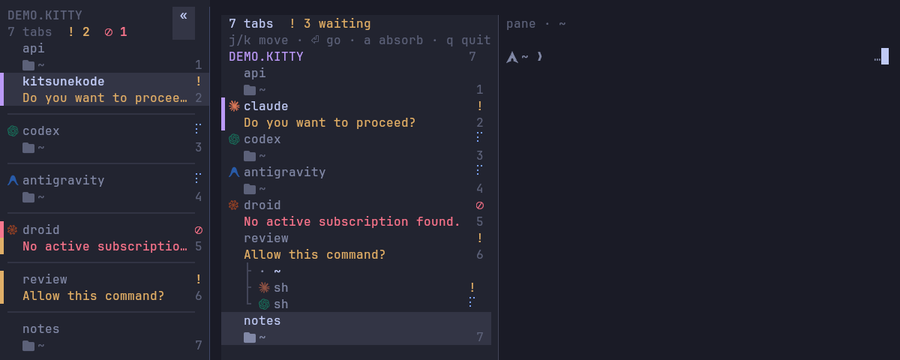
#> input picture assets/deck.png, 900 x 360 px; its folder holds only this picture in this run
$ python build-brand.py ../assets/deck.png
#> lines starting #> are read from the running program, lines starting #| are printed output that depends on the picture; after the words box and inside, x2 and y2 are one past the last pixel; in counts of white or black regions, pixels touching at a corner belong together
#!/usr/bin/env python3
"""build-brand.py — derive the mascot's working sizes from the one master image.

  tools/build-brand.py [assets/brand/mascot.png] [--out DIR]

Writes mascot-512/256/128/64/32.png next to the master, plus two checks for the "readable at 32 px" rule:
check-32.png (the mascot at 32 px, shown at 8x so you can judge it) and check-silhouette.png (the same,
reduced to black on white — if it is not recognisable there, the shape is too detailed).
Also writes social-preview.png (1280x640, GitHub's social card) and agents-wall.png (every agent icon in assets/notify)
when those icons exist. Needs Pillow. The master is never modified.
"""
import subprocess
import sys
from pathlib import Path

from PIL import Image, ImageDraw, ImageFont

ROOT = Path(__file__).resolve().parent.parent
SIZES = (512, 256, 128, 64, 32)


def _font(style: str, size: int) -> ImageFont.FreeTypeFont:
    for family in ("JetBrains Mono", "DejaVu Sans Mono"):
        try:
            path = subprocess.run(["fc-match", f"{family}:{style}", "-f", "%{file}"], capture_output=True, text=True,
                                  timeout=5).stdout.strip()
            if path:
                return ImageFont.truetype(path, size)
        except (OSError, subprocess.SubprocessError):
            continue
    return ImageFont.load_default()


def social_preview(img: Image.Image, out: Path) -> None:
    """1280x640: the mascot on its own background (it grows out of the lower-left corner), the name and one line."""
    w, h = 1280, 640
    rgb = img.convert("RGB")
    bg = rgb.getpixel((rgb.width - 4, 4))                       # the background is solid; a top corner is pure background
    card = Image.new("RGB", (w, h), bg)
    card.paste(rgb.resize((h, h), Image.LANCZOS), (0, 0))
    d = ImageDraw.Draw(card)
    ink = rgb.getpixel((int(rgb.width * 0.12), int(rgb.height * 0.45)))     # the cream half of the face
    d.text((700, 190), "kittymux", font=_font("ExtraBold", 112), fill=ink)
    d.text((704, 330), "agent-aware workspace for kitty", font=_font("Regular", 27), fill=tuple(int(c * 0.82 + b * 0.18) for c, b in zip(ink, bg)))
    notify = sorted((ROOT / "assets" / "notify").glob("*.png"))
    keep = [p for p in notify if p.stem in ("claude", "codex", "devin", "droid", "antigravity", "gemini", "cursor", "opencode")]
    for i, p in enumerate(keep[:8]):
        icon = Image.open(p).convert("RGBA").resize((64, 64), Image.LANCZOS)
        card.paste(icon, (704 + i * 68, 430), icon)
    card.save(out, optimize=True)


def agents_wall(out: Path) -> None:
    files = sorted(p for p in (ROOT / "assets" / "notify").glob("*.png") if p.stem != "kittymux")
    if not files:
        return
    cols = 6
    rows = (len(files) + cols - 1) // cols
    cell = 160
    wall = Image.new("RGBA", (cols * cell, rows * cell), (0, 0, 0, 0))
    for i, p in enumerate(files):
        icon = Image.open(p).convert("RGBA").resize((cell - 16, cell - 16), Image.LANCZOS)
        wall.alpha_composite(icon, ((i % cols) * cell + 8, (i // cols) * cell + 8))
    wall.save(out, optimize=True)


def main(argv: list[str]) -> int:
    args = [a for a in argv if not a.startswith("--")]
    out = Path(argv[argv.index("--out") + 1]) if "--out" in argv else None
    if out is not None and out.as_posix() in args:
        args.remove(out.as_posix())
    src = Path(args[0]) if args else ROOT / "assets" / "brand" / "mascot.png"
    if not src.is_file():
        print(f"no master image at {src} — generate one with docs/brand/mascot-prompts.md first", file=sys.stderr)
        return 1
    out = out or src.parent
    out.mkdir(parents=True, exist_ok=True)
    img = Image.open(src).convert("RGBA")
    if img.width != img.height:
        print(f"warning: the master is {img.width}x{img.height}; square is expected", file=sys.stderr)
        side = min(img.size)
#> side = 360
        img = img.crop(((img.width - side) // 2, (img.height - side) // 2, (img.width + side) // 2, (img.height + side) // 2))
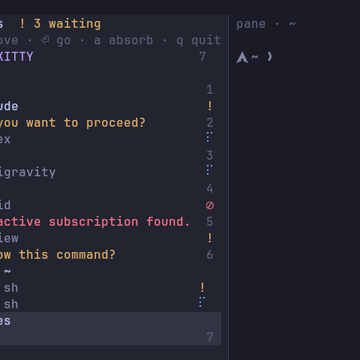
#> img: PIL image 360x360 RGBA; mean R, G, B, A 34.8, 35.5, 47.1, 255
    for s in SIZES:
        img.resize((s, s), Image.LANCZOS).save(out / f"mascot-{s}.png", optimize=True)
#> this loop made 5 passes
#> pass 1, in main, `img.resize((s, s), Image.LANCZOS).save(out / f"mascot-{s}.png", optimi..`:
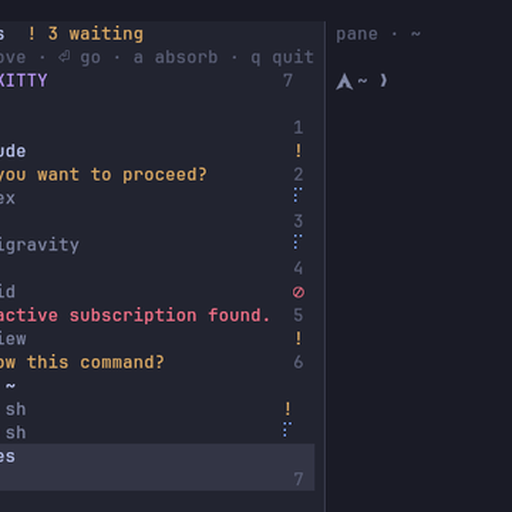
#> saved as mascot-512.png: PIL image 512x512 RGBA; mean R, G, B, A 34.8, 35.5, 47.1, 255
#> pass 2, in main, `img.resize((s, s), Image.LANCZOS).save(out / f"mascot-{s}.png", optimi..`:
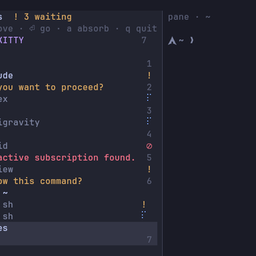
#> saved as mascot-256.png: PIL image 256x256 RGBA; mean R, G, B, A 34.8, 35.5, 47.1, 255
    small = img.resize((32, 32), Image.LANCZOS)
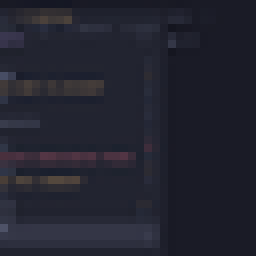
#> small: PIL image 32x32 RGBA (shown 8 times larger); mean R, G, B, A 34.7, 35.5, 47.1, 255
    small.resize((256, 256), Image.NEAREST).save(out / "check-32.png")
    # silhouette = what differs from the background (the corner opposite the mascot is pure background)
    rgb = small.convert("RGB")
    bg = rgb.getpixel((0, 0)) if rgb.getpixel((0, 0)) == rgb.getpixel((31, 0)) else rgb.getpixel((31, 0))   # a top corner is background
#> bg = (26, 27, 38)
    mask = Image.new("L", (32, 32), 255)
#> mask: PIL image 32x32 L; every value is 255
    for y in range(32):
        for x in range(32):
            if sum(abs(a - b) for a, b in zip(rgb.getpixel((x, y)), bg)) > 60:
                mask.putpixel((x, y), 0)
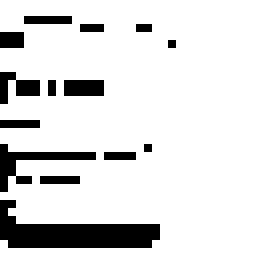
#> mask: PIL image 32x32 L (shown 8 times larger); 86.3% white; black in thin lines or dots, all inside (x1, y1, x2, y2) = (0, 2, 22, 31)
    mask.resize((256, 256), Image.NEAREST).save(out / "check-silhouette.png")
    social_preview(img, out / "social-preview.png")
#> in social_preview, `card = Image.new("RGB", (w, h), bg)`:
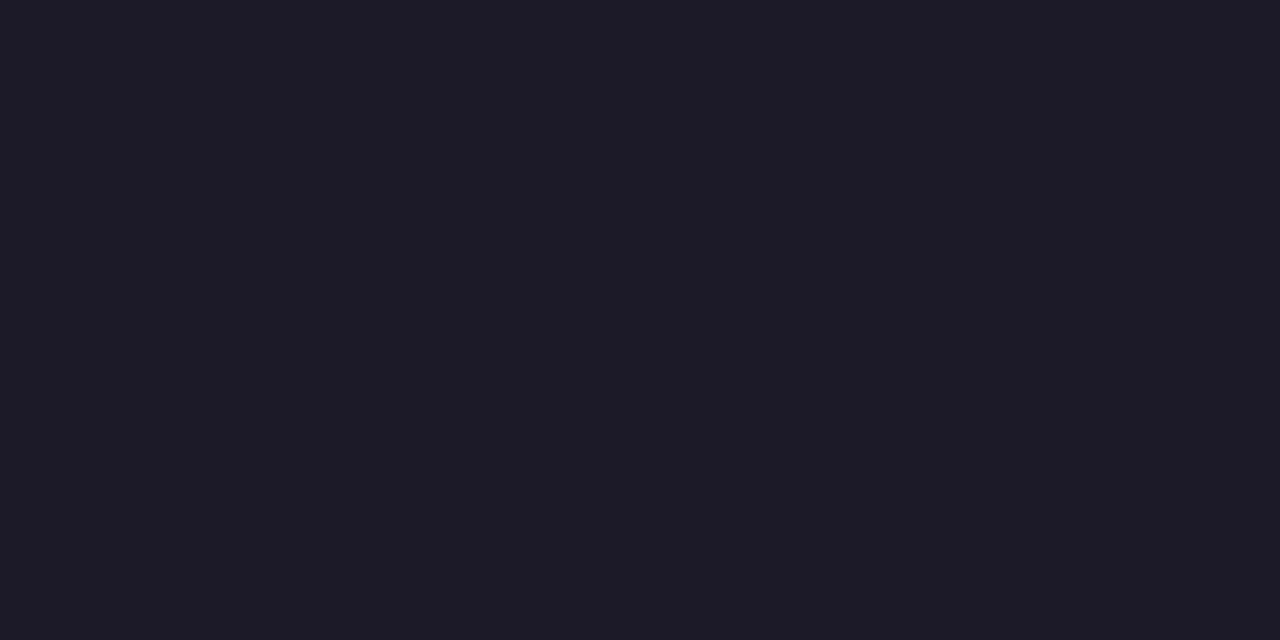
#> card: PIL image 1280x640 RGB; mean R, G, B 26, 27, 38
#> in social_preview, `card.paste(rgb.resize((h, h), Image.LANCZOS), (0, 0))`:
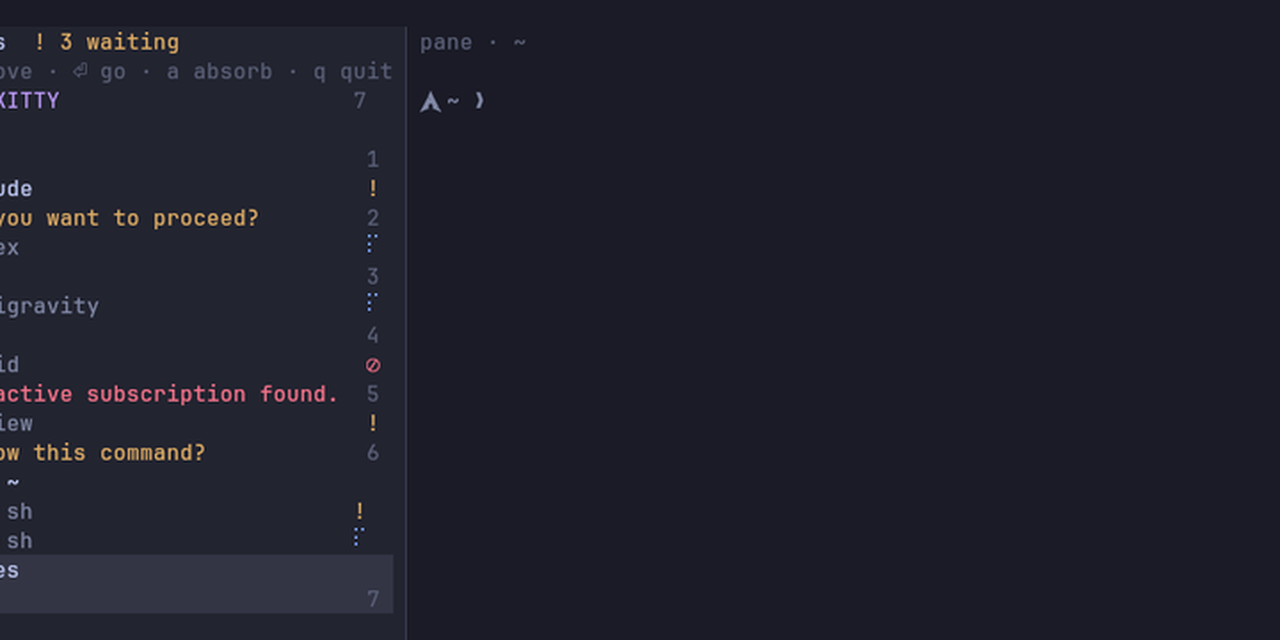
#> card: PIL image 1280x640 RGB; mean R, G, B 30.4, 31.3, 42.5
#> in social_preview, `ink = rgb.getpixel((int(rgb.width * 0.12), int(rgb.height * 0.45)))`: ink = (34, 36, 48)
#> (the call stopped at in _font, `path = subprocess.run(["fc-match", f"{family}:{style}", "-f", "%{file}..`: subprocess is not available in this run)
#> (the call stopped at in _font, `path = subprocess.run(["fc-match", f"{family}:{style}", "-f", "%{file}..`: subprocess is not available in this run)
    agents_wall(out / "agents-wall.png")
    print(f"wrote {', '.join(f'mascot-{s}.png' for s in SIZES)} + check-32.png, check-silhouette.png, social-preview.png, agents-wall.png to {out}")
    return 0


if __name__ == "__main__":
    sys.exit(main(sys.argv[1:]))
#> (the program exits here)

$ run again, on assets/panes-equalized-dark.png
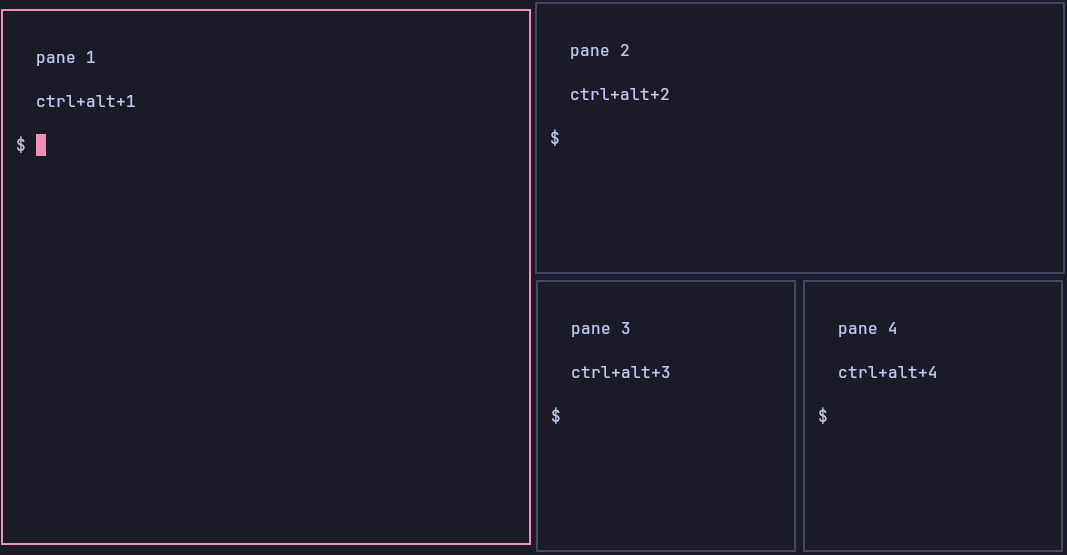
#> input picture assets/panes-equalized-dark.png, 1067 x 555 px
#> in main, `bg = rgb.getpixel((0, 0)) if rgb.getpixel((0, 0)) == rgb.getpixel((31,..`: bg = (30, 32, 45)
#> after the loop in main, `for y in range(32):`:
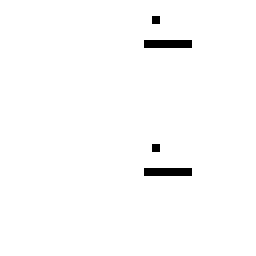
#> mask: PIL image 32x32 L (shown 8 times larger); 98.6% white; black in thin lines or dots, all inside (x1, y1, x2, y2) = (18, 2, 24, 22)
#> in social_preview, `bg = rgb.getpixel((rgb.width - 4, 4))`: bg = (26, 27, 38)
#> in social_preview, `card.paste(rgb.resize((h, h), Image.LANCZOS), (0, 0))`:
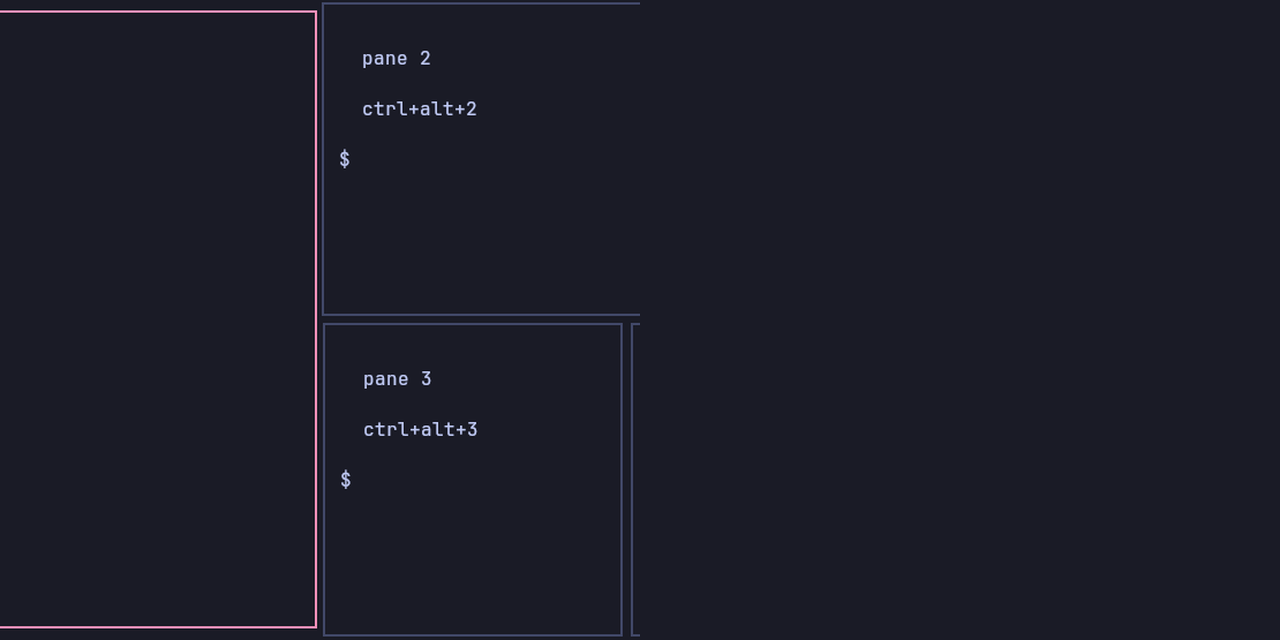
#> card: PIL image 1280x640 RGB; mean R, G, B 27.3, 28, 39.4
